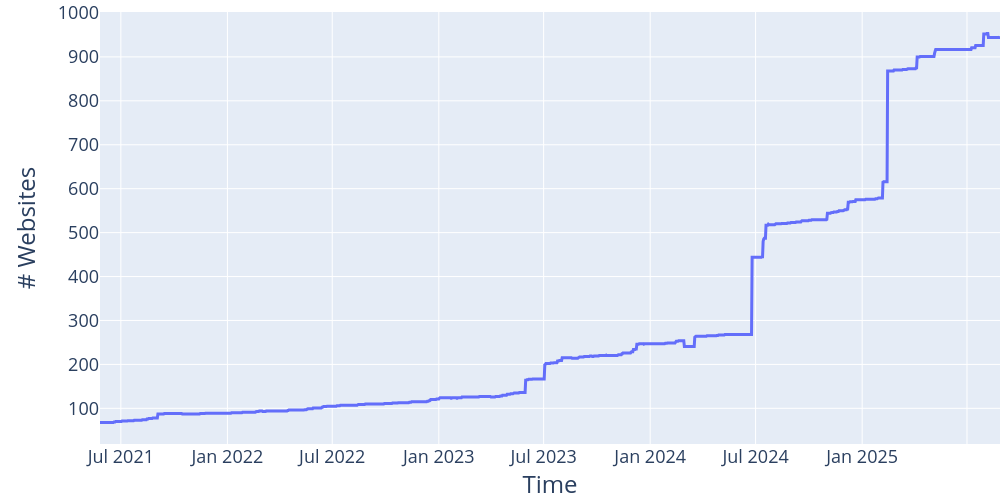

Notebook source saved alongside this figure:
### Code cell
d = []

day_values = {}
for file in sorted(os.listdir("../data/merged")):
    if not file.endswith(".json"):
        continue
    id = file.split(".")[0]
    dt = datetime.strptime(id, "%Y-%m-%d-%H-%M-%S")
    with open(f"../data/merged/{id}.json") as f:
        j = json.load(f)
        day_values[dt.date()] = len(j)

current_day = min(day_values)
end_day = max(day_values)
last_val = None

while current_day <= end_day:
    if current_day in day_values:
        last_val = day_values[current_day]
    if last_val is not None:
        d.append({"time": current_day.strftime("%Y-%m-%d"), "sites": last_val})
    current_day += timedelta(days=1)

df = pd.DataFrame(d)

fig = px.line(df, x="time", y="sites", line_shape="spline")

fig.update_traces(line_smoothing=0, line_width=3)
fig.update_layout(margin=dict(l=100, r=0, t=0, b=0), width=1000, height=500)
fig.update_xaxes(showticklabels=True, title_text="Time", title_font=dict(size=24), tickfont=dict(size=18))
fig.update_yaxes(showticklabels=True, title_text="# Websites", title_font=dict(size=24), tickfont=dict(size=18))

fig.show()
fig.write_image(f"./charts/{sid}_sites_by_time.pdf")

### Figure 1 — Plotly figure (JSON) as saved in the notebook; plotly's stock layout.template omitted (floating-point values rounded to 4 significant figures; data arrays with more than 128 entries replaced by an {"elided": "..."} marker saying what was removed)
{"data": [{"hovertemplate": "time=%{x}<br>sites=%{y}<extra></extra>", "legendgroup": "", "line": {"color": "#636efa", "dash": "solid", "shape": "spline", "smoothing": 0, "width": 3}, "marker": {"symbol": "circle"}, "mode": "lines", "name": "", "orientation": "v", "showlegend": false, "type": "scatter", "x": {"elided": "1555 str values"}, "xaxis": "x", "y": {"elided": "1555 int values"}, "yaxis": "y"}], "layout": {"height": 500, "legend": {"tracegroupgap": 0}, "margin": {"b": 0, "l": 100, "r": 0, "t": 0}, "width": 1000, "xaxis": {"anchor": "y", "domain": [0, 1], "showticklabels": true, "tickfont": {"size": 18}, "title": {"font": {"size": 24}, "text": "Time"}}, "yaxis": {"anchor": "x", "domain": [0, 1], "showticklabels": true, "tickfont": {"size": 18}, "title": {"font": {"size": 24}, "text": "# Websites"}}}}
